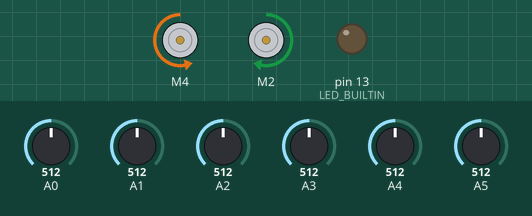
Recording of a sketch running on a simulated Arduino Uno, built with avr-gcc and run on an emulated ATmega328P. Parts: 2 × DC motor (green arrow = forward, orange = backward, longer = faster), output pins drawn as LEDs (lit = HIGH). Inputs (shaded band) come from the test bench; at power-on: A0 = 512, A1 = 512, A5 = 512, A2 = 512, A3 = 512, A4 = 512.

Above: at 11.2 s.
11.3 s: A0 set to 716
At 11.9 s:
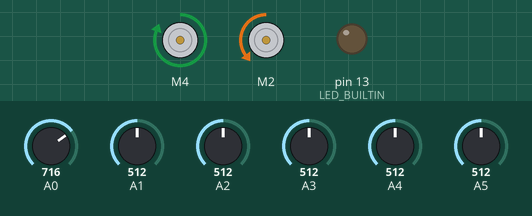
12.8 s: A1 set to 490
At 13.5 s:
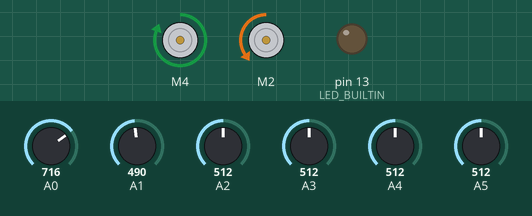
14.3 s: A5 set to 716
At 16.1 s:
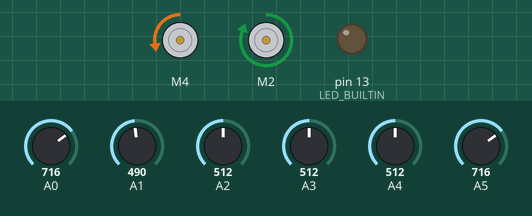
16.5 s: A2 set to 566
At 17.5 s:
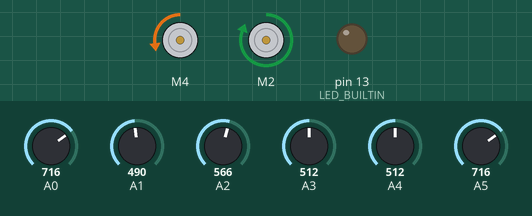
18.0 s: A2 set to 581
At 18.75 s:
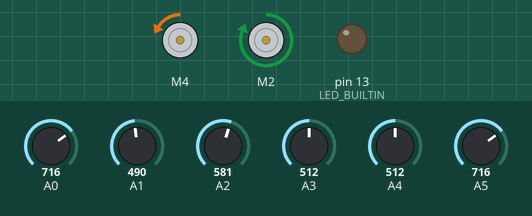
21.0 s: A3 set to 490
Timing chart, 0 to 24.0 s (numbered marks = the images above; inputs shaded):
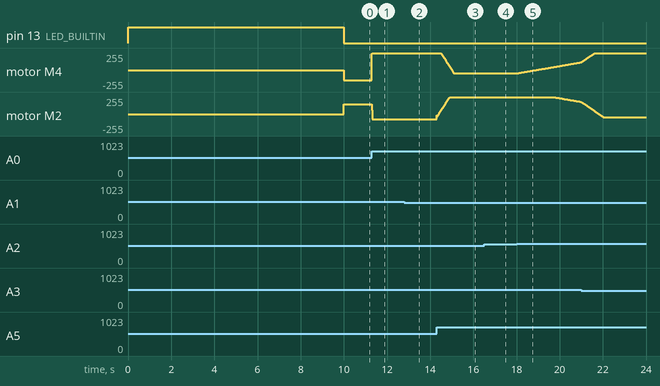

Measured:
- the behaviour switches between 580 and 581 on A2 (found by bisection; images 4 and 5)
- after the input at 11.3 s, motor M4: backward 150/255 → forward 255/255 at once; motor M2: forward 150/255 → backward 81/255 at once
- after the input at 12.8 s, motor M2: backward 81/255 → backward 79/255 at once
- after the input at 14.3 s, motor M4: moves from forward 255/255 to backward 51/255 over 0.60 s, starting after 0.20 s
- after the input at 16.5 s, motor M4: backward 51/255 → backward 50/255 at once
- after the input at 18.0 s, motor M4: moves from backward 50/255 to forward 116/255 over 3.0 s, starting at once; motor M2: moves from forward 255/255 to forward 183/255 over 1.3 s, starting after 1.7 s

The sketch:

optimizedPro.ino
```cpp
/*PWM PINS 3,5,6,9,10,11
Built in led is PIN 13
*/
#include <L298N.h>
#include <QTRSensors.h>

constexpr uint8_t AIN1 = 2; // set arduino pins for motor driver
constexpr uint8_t AIN2 = 3; // set arduino pins for motor driver
constexpr uint8_t BIN1 = 4; // set arduino pins for motor driver
constexpr uint8_t BIN2 = 7; // set arduino pins for motor driver
constexpr uint8_t PWMA = 5; // set arduino pins for motor driver
constexpr uint8_t PWMB = 6; // set arduino pins for motor driver
constexpr uint8_t STBY = 8; // set arduino pins for motor driver

L298N motor1(PWMA, AIN1, AIN2);
L298N motor2(PWMB, BIN1, BIN2);

QTRSensors qtr;

constexpr uint8_t SensorCount = 6;
uint16_t sensorValues[SensorCount];

float Kp = 2.0 / 10.0;
float Ki = 2.0 / 10.0;
float Kd = 2.0 / 10.0;

uint16_t position;
int P, D, I, previousError, error;
int lsp, rsp;
int lfspeed = 150;

void setup();
void loop();
void robot_control();
void Linefollow(int error);
void motor_drive(int left, int right);

void setup()
{
  qtr.setTypeAnalog();
  qtr.setSensorPins((const uint8_t[]){A0, A1, A2, A3, A4,A5}, SensorCount);

  pinMode(LED_BUILTIN, OUTPUT);
  digitalWrite(LED_BUILTIN, HIGH); // LED calibration mode

  for (uint16_t i = 0; i < 400; i++)
  {
    qtr.calibrate();
  }
  digitalWrite(LED_BUILTIN, LOW); // calibration finished
}

void loop()
{
  robot_control();
}

void robot_control()
{
  position = qtr.readLineBlack(sensorValues);
  error = 2500 - position;

  bool lineDetected = false;

for (uint8_t i = 0; i < SensorCount; i++)
{
    if (sensorValues[i] > 500)   // Adjust threshold as needed
    {
        lineDetected = true;
        break;
    }
}

if (!lineDetected)
{
    if (previousError > 0)
        motor_drive(-150, 150);
    else
        motor_drive(150, -150);
}
else
{
    Linefollow(error);
}
}

void Linefollow(int error)
{
  P = error;
  I = I + error;
  D = error - previousError;
  I = constrain(I, -1000, 1000);

  float PIDvalue = (Kp * P) + (Ki * I) + (Kd * D);
  previousError = error;

  lsp = lfspeed - PIDvalue;
  rsp = lfspeed + PIDvalue;

  lsp = constrain(lsp, -255, 255);
  rsp = constrain(rsp, -255, 255);

  motor_drive(lsp, rsp);
}

void motor_drive(int left, int right)
{
  // Right Motor (motor2)
  if (right >= 0)
  {
    motor2.setSpeed(right);
    motor2.forward();
  }
  else
  {
    motor2.setSpeed(-right);
    motor2.backward();
  }

  // Left Motor (motor1)
  if (left >= 0)
  {
    motor1.setSpeed(left);
    motor1.forward();
  }
  else
  {
    motor1.setSpeed(-left);
    motor1.backward();
  }
}
```
